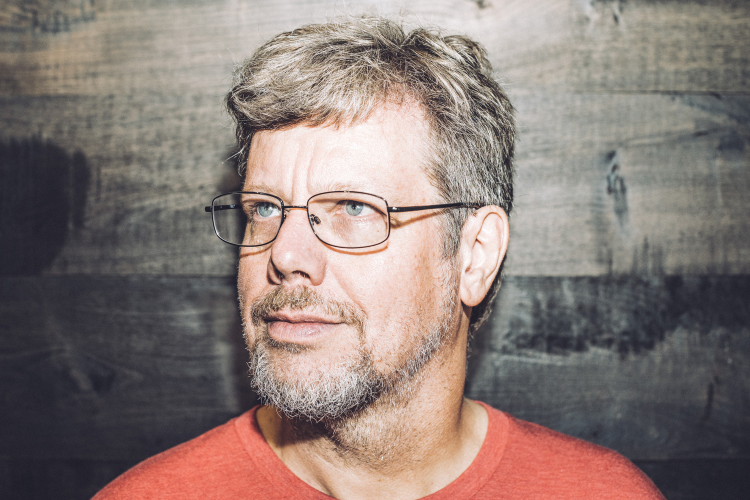
#> input picture 01_basic/assets/guido.jpg, 1500 x 1000 px (shown at 1/2 size)
$ python 07_edge_detection.py
#> lines starting #> are read from the running program, lines starting #| are printed output that depends on the picture
"""
@author: krakowiakpawel9@gmail.com
@site: e-smartdata.org
"""

import cv2
import imutils

# Canny Edge Detection jest popularnym algorytmem do wyszukiwania krawędzi

img = cv2.imread(r'assets/guido.jpg')
#> img is the input picture: shape (1000, 1500, 3); mean B, G, R 119.2, 124, 138.8
img = imutils.resize(image=img, height=500)
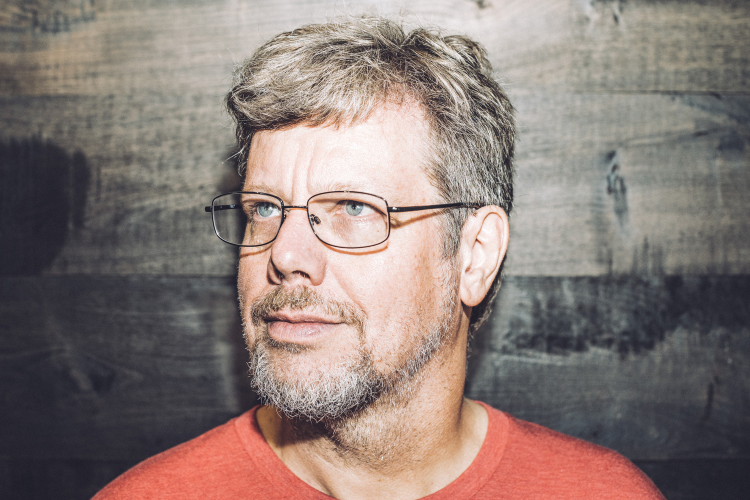
#> img: shape (500, 750, 3); mean B, G, R 119.3, 124.2, 138.9
cv2.imshow('img', img)

# canny = cv2.Canny(image=img, threshold1=250, threshold2=250)
# cv2.imshow('canny', canny)

for thresh in [0, 25, 50, 75, 100, 125, 150, 175, 200, 225, 250]:
    canny = cv2.Canny(image=img, threshold1=thresh, threshold2=thresh)
    cv2.imshow(f'canny: {thresh}', canny)
    cv2.waitKey(2000)
    cv2.destroyWindow(f'canny: {thresh}')
#> this loop made 11 passes
#> pass 1, `canny = cv2.Canny(image=img, threshold1=thresh, threshold2=thresh)`:
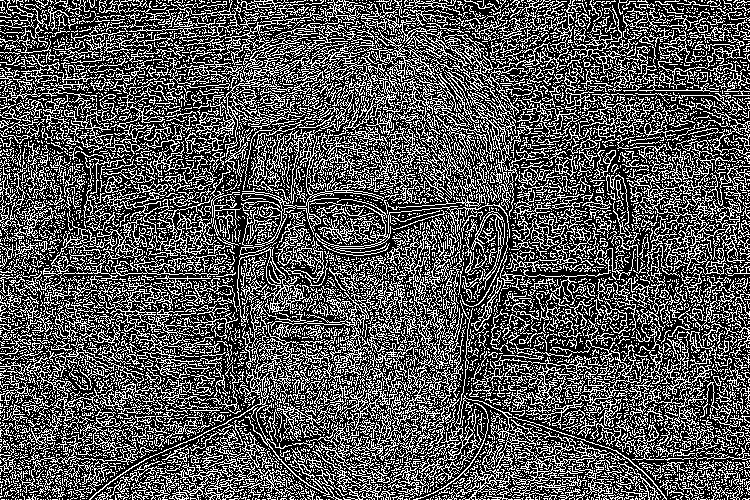
#> canny: shape (500, 750); 33.7% white in thin lines or dots
#> pass 2, `canny = cv2.Canny(image=img, threshold1=thresh, threshold2=thresh)`:
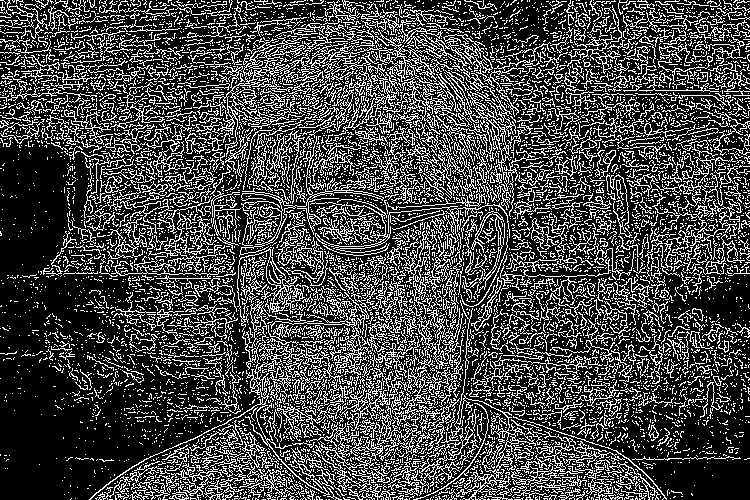
#> canny: shape (500, 750); 27.5% white in thin lines or dots
#> pass 3, `canny = cv2.Canny(image=img, threshold1=thresh, threshold2=thresh)`:
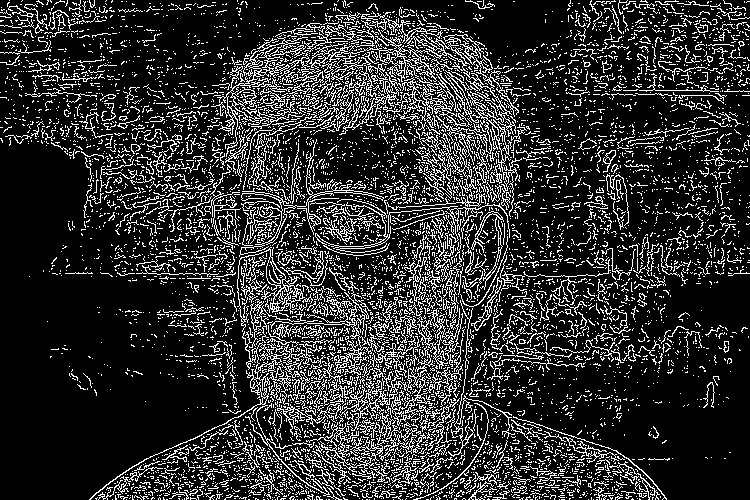
#> canny: shape (500, 750); 18.2% white in thin lines or dots

cv2.waitKey(0)

$ run again, with 01_basic/assets/bear.jpg copied over 01_basic/assets/guido.jpg
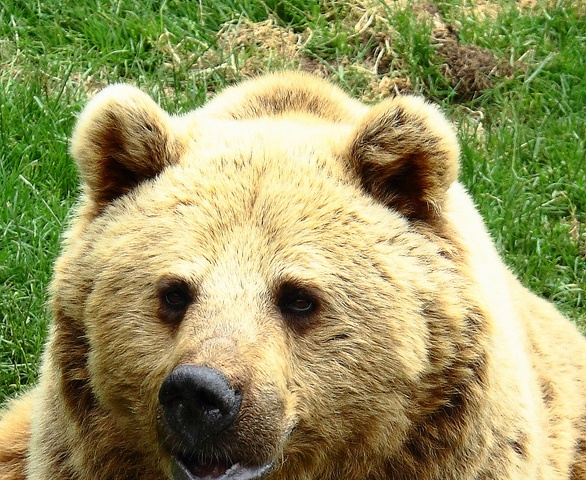
#> input picture 01_basic/assets/bear.jpg, 586 x 480 px
#> img is the input picture: shape (480, 586, 3); mean B, G, R 97.1, 150.2, 151.5
#> img: shape (500, 610, 3)
#> the loop `for thresh in [0, 25, 50, 75, 100, 125, 150, 175, 200, 225, 250]:` made 11 passes
#> pass 1, `canny = cv2.Canny(image=img, threshold1=thresh, threshold2=thresh)`:
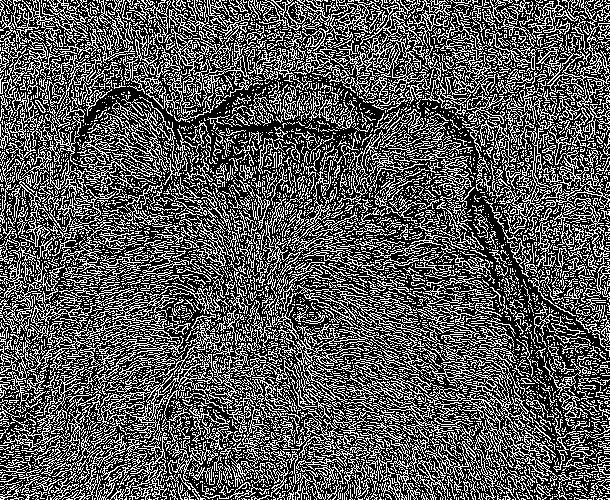
#> canny: shape (500, 610); 34.5% white in thin lines or dots
#> pass 3, `canny = cv2.Canny(image=img, threshold1=thresh, threshold2=thresh)`:
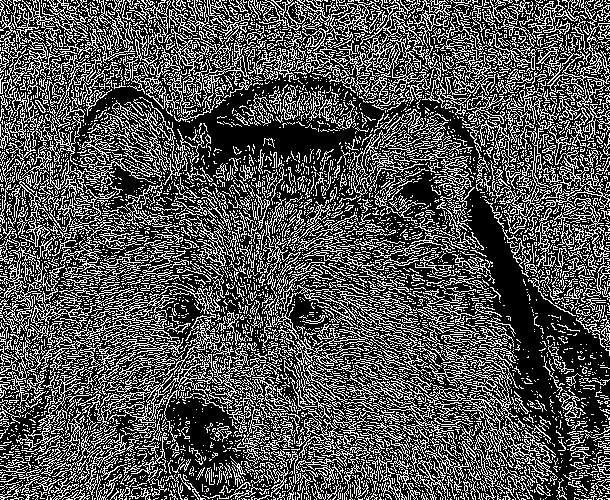
#> canny: shape (500, 610); 32.2% white in thin lines or dots
